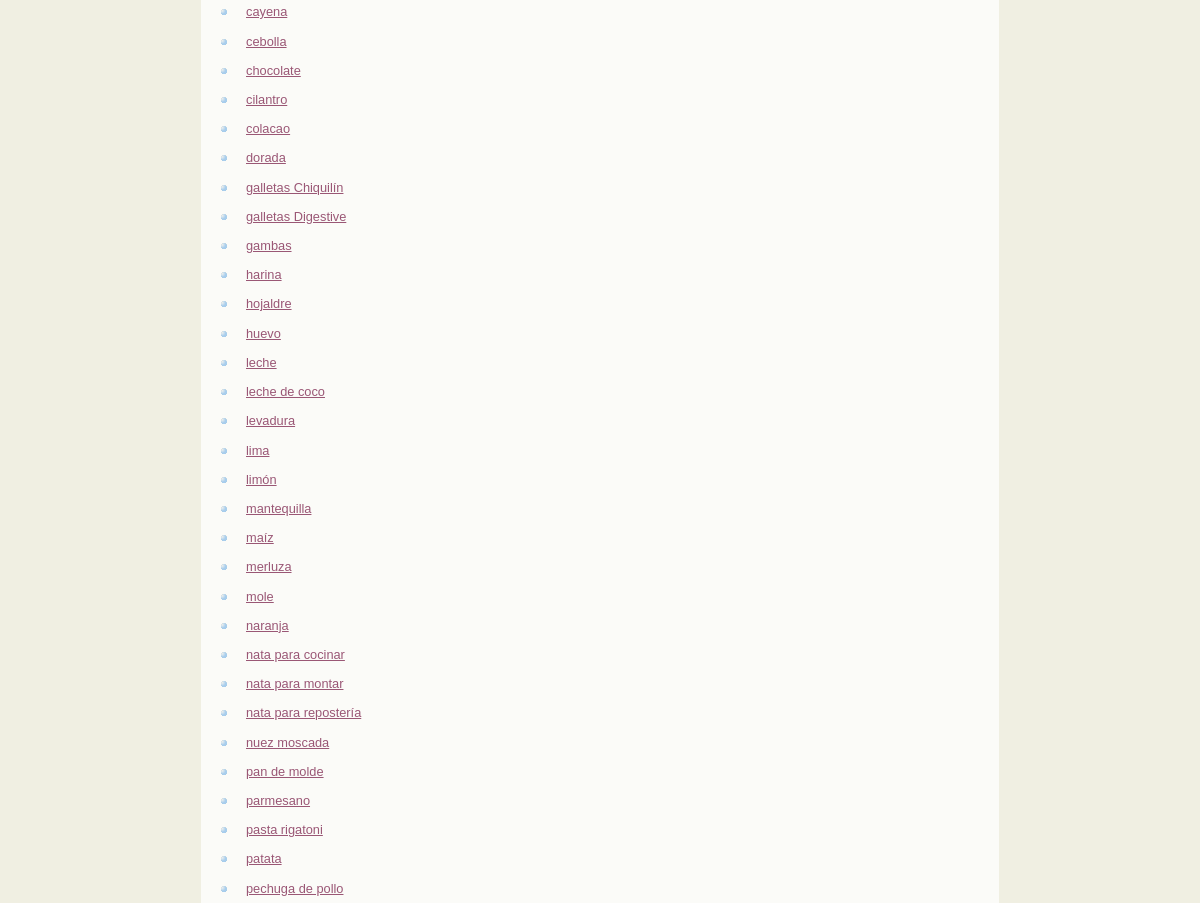
Before: /myapp/ingredientes/ (middle part) with the older database file.
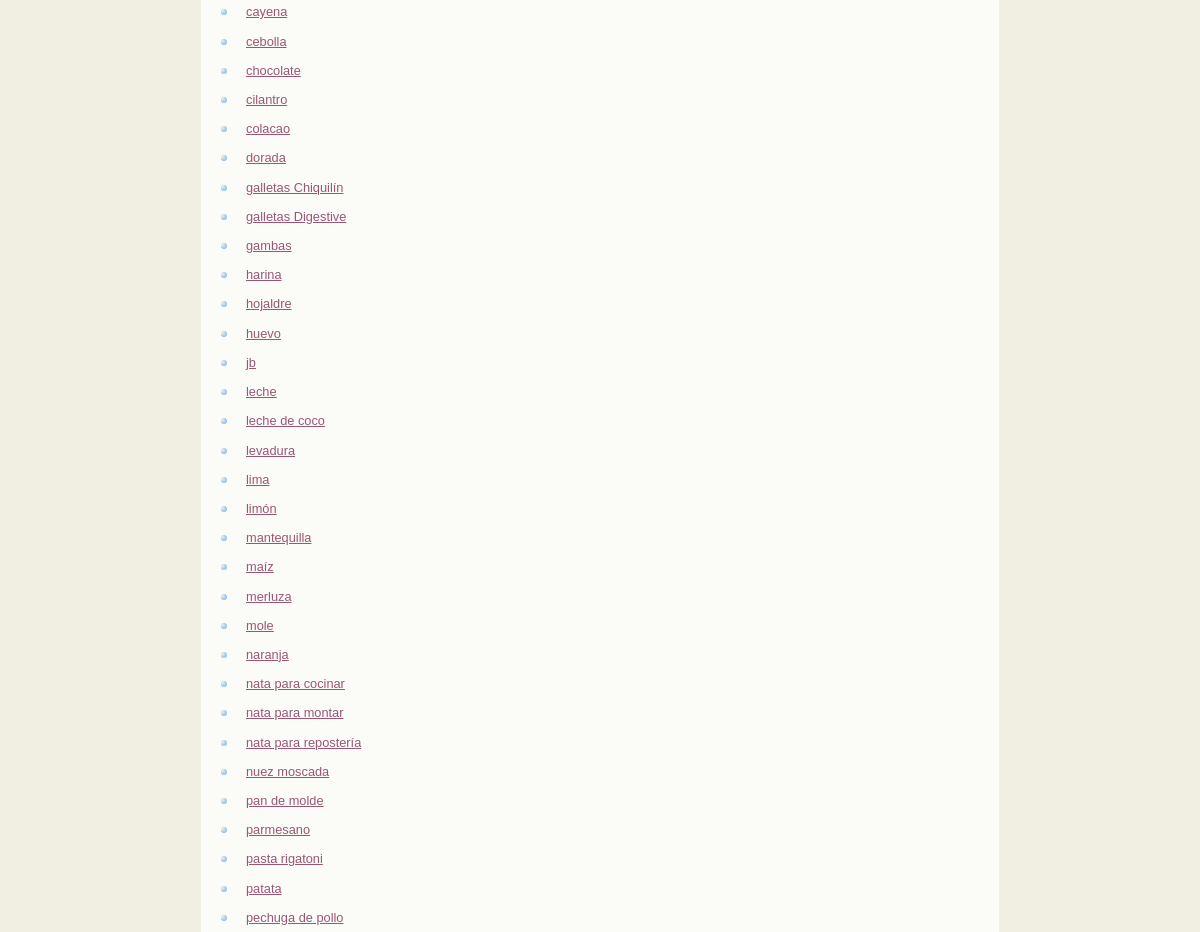
After: the same page with the newer database file.
### myapp/models.py (models this page shows, shortened)
class Ingrediente(models.Model):
    nombre = models.CharField(max_length=100)
    calorias = models.IntegerField(default = 0)

### myapp/views.py (the view)
# urls.py: path('ingredientes/', IngredientesListView.as_view()),
class IngredientesListView(ListView):
    model = Ingrediente
    querySet = Ingrediente.objects.all()
    ordering = ('nombre',)
    template_name = 'listaIngredientes.html'

### myapp/templates/listaIngredientes.html (shortened to what this page needs)
{% extends "index.html" %}
{% block content %}
<ul>
{% for ingrediente in object_list %}
    <li><a href="{%url 'id_ing' ingrediente.id%}">{{ ingrediente.nombre }}</a></li>
{% endfor %}
</ul>
{% endblock %}

Changed rows visible on the page:
added Ingrediente: nombre "jb"
